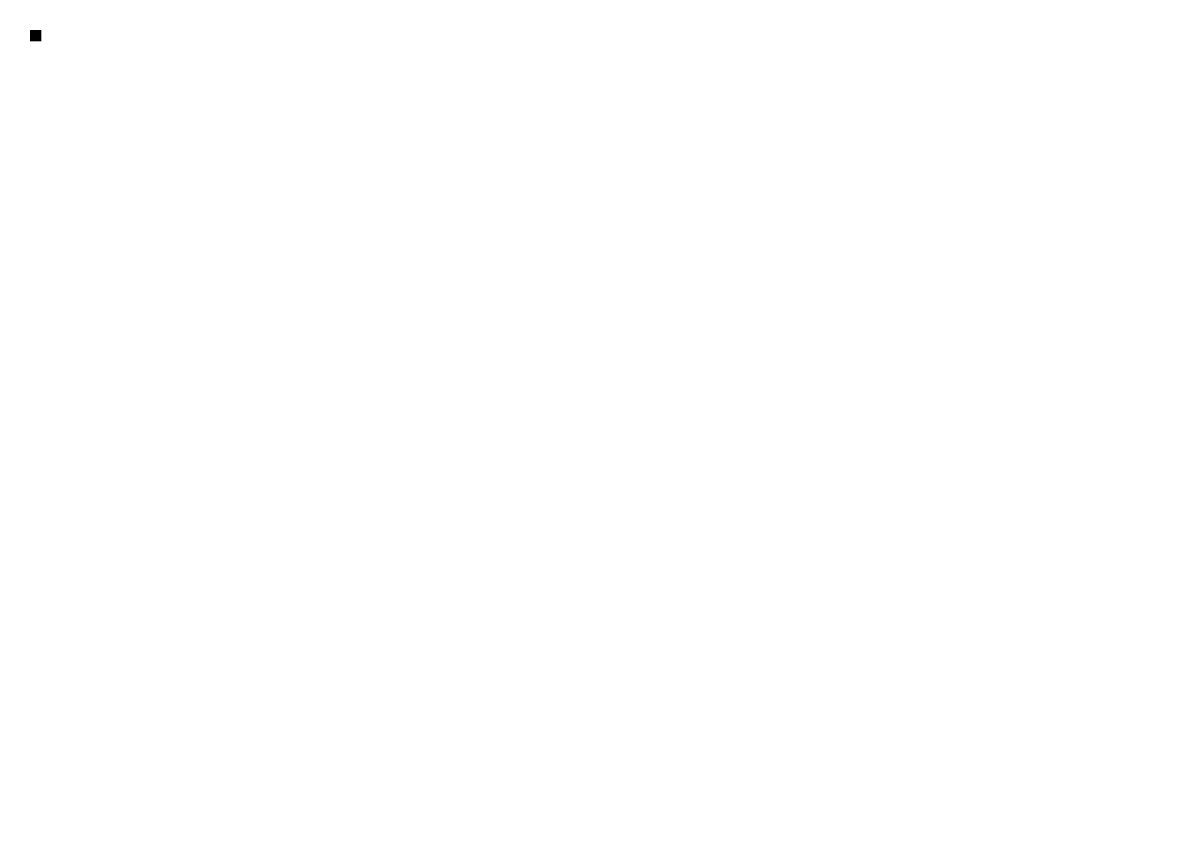
Frame 1 (no input)
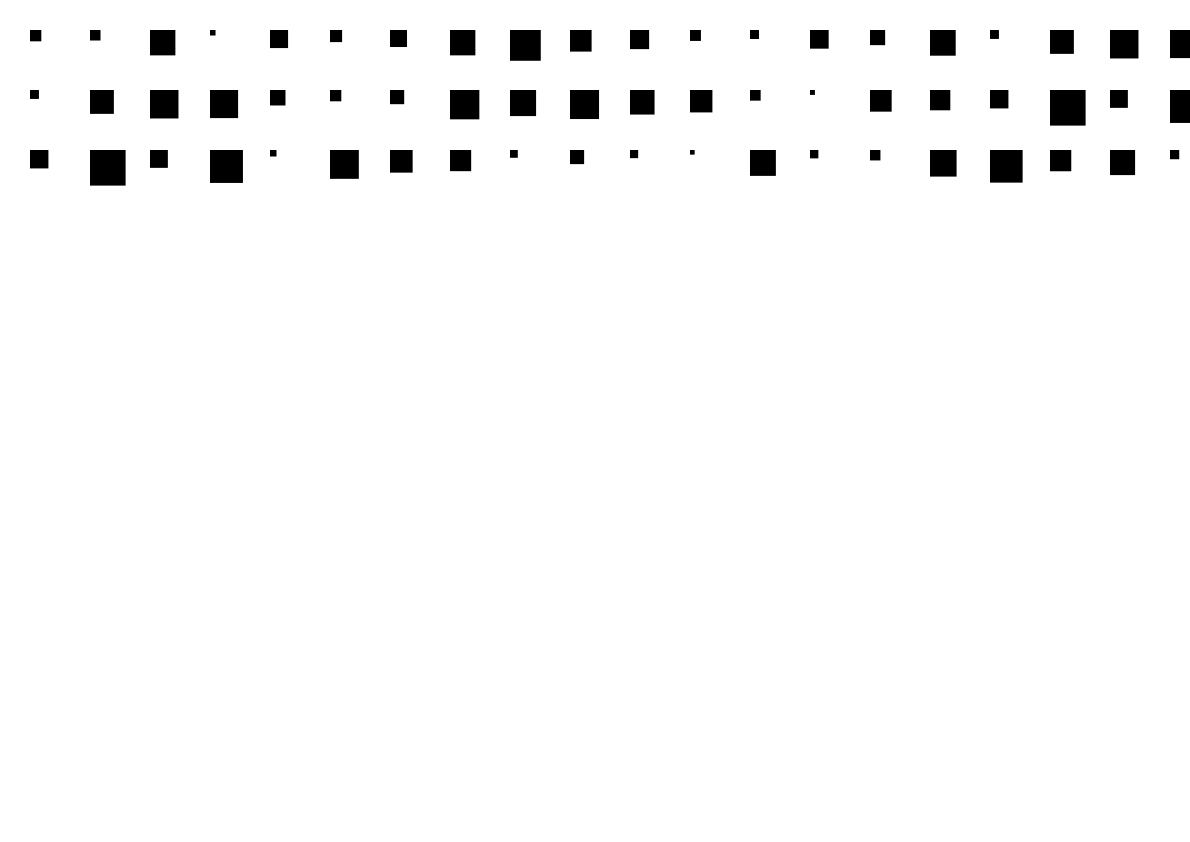
Frame 60 (the mouse pressed at the canvas centre just before this capture)
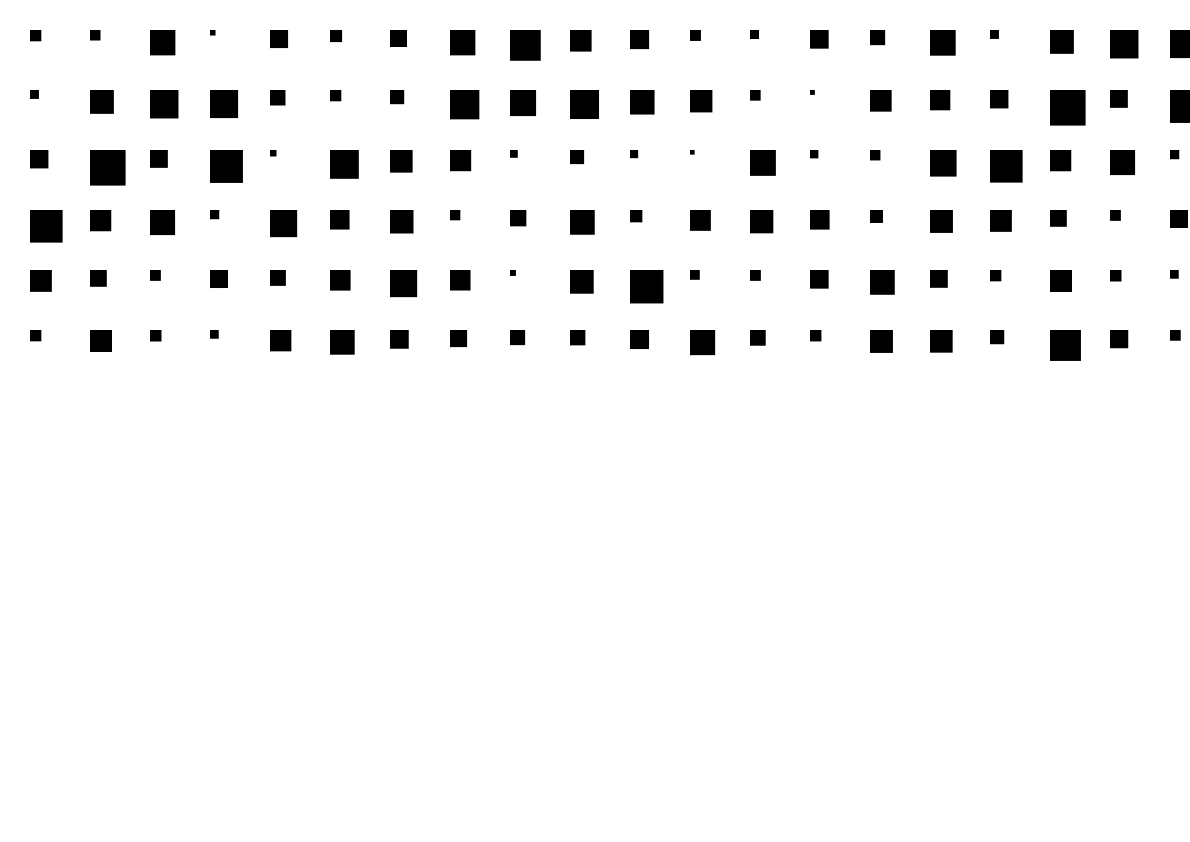
Frame 120 (the mouse held since frame 60 and released just before this capture)

The Processing sketch that drew these frames (run headless with seeded random() and noise(); from frame 60 on, the mouse is pressed at the canvas centre):

// Processing sketch: Rotating_Square
// ── Rotating_Square.pde

// Sketch Settings
int pointSize = 5;
float spacingValue = 20;
float squareSize = 40;

// Global Variables
int currentX = 30;
int currentY = 30;
float currentDeg = 0;

void setup() {
  size(1190, 842);

  background(255);
  fill(0);
  noStroke();
}

void draw() {
  
  pushMatrix();
  translate(currentX, currentY);
  //rotate(radians(currentDeg));
  //translate(-squareSize / 2, -squareSize / 2);
  
  // draw rect
  float drawSize = squareSize * noise(currentX, currentY);
  //drawSize = squareSize;
  rect(0, 0, drawSize, drawSize);
  
  popMatrix();
  
  // increment values
  currentX += squareSize + spacingValue;
  currentDeg += 0.5;
  
  // move to new line
  if (currentX > width) {
    currentX = 30;
    currentY += squareSize + spacingValue; 
  }
  
  // stop drawing
  if (currentY > height) {
    noLoop(); 
  }
  
}

void keyPressed() {
  if (key == 'r') {
    background(255);
    currentX = 5; currentY = 5;
  }
}
